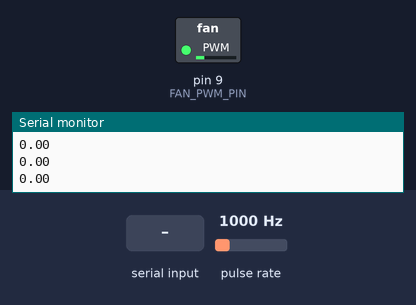
Bench run of a program on a simulated Arduino Micro, built with avr-gcc and run on an emulated ATmega32U4. Parts: switched loads named in the program (green lamp = pin HIGH), the last lines printed to the serial monitor. Wiring (inferred from the names in the program): pulse sensor: data pin 7. The inputs (shaded band) are chosen by the test bench; at power-on: pulse rate 1000 Hz.

Above: at 1.2 s.
1.3 s: "90,45\n" received over Serial
At 1.8 s:
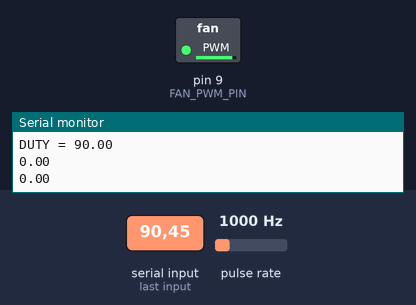
2.8 s: "30,150\n" received over Serial
At 4.0 s:
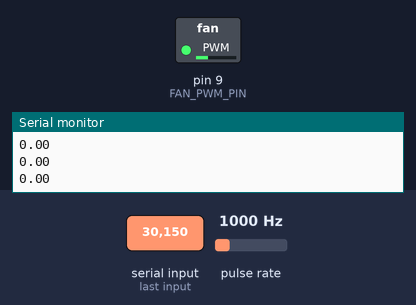
4.3 s: "90\n" received over Serial
At 5.3 s:
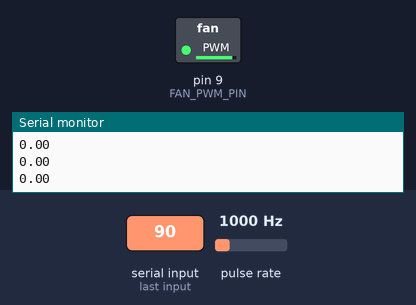
Timing chart, 0 to 7.3 s (numbered marks = the images above; inputs shaded):
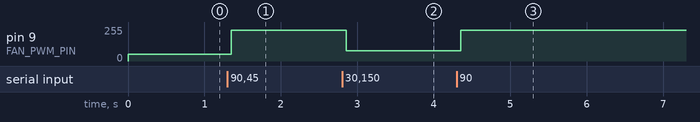

Measured:
- after the input at 1.3 s, pin 9 (FAN_PWM_PIN): 51/255 → 230/255 after 0.05 s
- after the input at 2.8 s, pin 9 (FAN_PWM_PIN): 230/255 → 76/255 after 0.05 s
- after the input at 4.3 s, pin 9 (FAN_PWM_PIN): 76/255 → 230/255 after 0.06 s

The program:

main.cpp
```cpp
/* This program is a simple fan controller
 */
#include <Arduino.h>
#include <TimerOne.h>
#include <Wire.h>


#define FAN_PWM_PIN 9 //9 or 10 for UNO
#define RPM_FAN_PIN 7   //(2 or 3 for UNO) | 0, 1, 2, 3, 7 for micro
#define MIN_FAN_PERIOD 6000 // 6000us or 9000us for our settings, to be modified by a stall.


#define PULSE_PER_REV 2
#define MIN_DUTY_CYCLE 0
#define MAX_DUTY_CYCLE 100
#define DEFAULT_DUTY_CYCLE 20
#define RPM_READING_TIMEOUT 150  //in ms will set fan speed to 0 if timeout
#define RPM_THRESHOLD 1000 //FAN DATASHEET
#define LEAK_INTEGRATOR 1
#define ALPHA_LEAK_INTEGRATOR 0.8// Leak Integrator 0 = no filter 1 = filter with 0 Hz frequency cut


// fan command
float dutyCycle = DEFAULT_DUTY_CYCLE;


//fan reading
volatile unsigned long t0 = micros();
volatile unsigned long fanPeriod;// = 300000;
volatile boolean flag_fanPeriod = false;

float instantFanSpeed = 0;
float averageFanSpeed = 0; // for moving average


//---Serial input
const byte numChars = 32;
char receivedChars[numChars];   // an array to store the received data
boolean newData = false;


//forward devlaration
void recvWithEndMarker(void);
int dutyFromSerial(void);
void getFanPeriod(void);
float getFanSpeed(boolean leakyIntegrator);


void setup()
{
  Serial.begin(9600);
  // FAN
  Timer1.initialize(40);  // 40 us = 25 kHz

  pinMode(RPM_FAN_PIN, INPUT);
  attachInterrupt(digitalPinToInterrupt(RPM_FAN_PIN), getFanPeriod, FALLING);//RISING);
  Serial.println(" Start ");

  //set duty cycles, to default value
    Timer1.pwm(FAN_PWM_PIN, (dutyCycle / 100) * 1023);
    Serial.print(" DUTY CYCLE :  ");Serial.println(dutyCycle);

}

void loop()
{
    if(Serial.available()>0){
      dutyCycle = dutyFromSerial();
      Serial.print("DUTY = ");Serial.println(dutyCycle);
    }
    Timer1.pwm(FAN_PWM_PIN, (dutyCycle / 100) * 1023);

    float fan_speed = getFanSpeed(LEAK_INTEGRATOR);
    Serial.println(fan_speed);

    //DUBUGING Diplay RPM readings
    /**if (flag_fanPeriod == 1){
      Serial.print("fan period: ");Serial.print(fanPeriod);Serial.println("  us");
      //Serial.print("fan frequency: ");Serial.print((float) 1000000/ (PULSE_PER_REV * fanPeriod));Serial.println("  Hz");
      //Serial.print("fan speed: ");Serial.print((float) 60*1000000/ (PULSE_PER_REV * fanPeriod));Serial.println("  RPM");
      flag_fanPeriod = false;
    }*/

    //delay(10);
}

float getFanSpeed(boolean leakyIntegrator) {
  long timestamp = millis();
  while ((millis() - timestamp) < RPM_READING_TIMEOUT && (flag_fanPeriod == false)) ; //wait for both timeout and update
  //timeout, check update
  if (flag_fanPeriod == 1)  {
    instantFanSpeed = 60*1000000/ (PULSE_PER_REV * fanPeriod);

    averageFanSpeed = instantFanSpeed;
    // Leaky integrator to smooth data (= low pass filter alpha=0 no filter alpha = 1 all data are filtered)
    if(leakyIntegrator){
      averageFanSpeed = ALPHA_LEAK_INTEGRATOR * averageFanSpeed + (1-ALPHA_LEAK_INTEGRATOR) *  instantFanSpeed;
    }
    flag_fanPeriod = false;
  }
  else{
    averageFanSpeed =  0.0;
  }
  return averageFanSpeed;
}


void getFanPeriod(void)
{   //update the period between two pulse
    long delta_t = micros() - t0;
    fanPeriod = delta_t;
    t0 = micros();

    if(fanPeriod>MIN_FAN_PERIOD){  //MIN_FAN_PERIOD = 8000us for our settings
      flag_fanPeriod = true;
    }
    else{
      flag_fanPeriod = false;//stall alarm
    }
}


void recvWithEndMarker() {
    static byte ndx = 0;
    char endMarker = '\n';
    char rc;
    if (Serial.available() > 0) {
      while(Serial.available()>0){
          rc = Serial.read();
          if (rc != endMarker) {
              receivedChars[ndx] = rc;
              ndx++;
              if (ndx >= numChars) {
                  ndx = numChars - 1;
              }
          }
          else {
              receivedChars[ndx] = '\0'; // terminate the string
              ndx = 0;
              newData = true;
          }
      }
    }
}


int dutyFromSerial(void){
  recvWithEndMarker();
    if (newData == true) {

        int dutyCycle = atoi(receivedChars);
        newData = false;

        //bound the duty cycle
        if(dutyCycle>MAX_DUTY_CYCLE){
          return MAX_DUTY_CYCLE;
        }
        else if(dutyCycle<MIN_DUTY_CYCLE){
          return MIN_DUTY_CYCLE;
        }
        else
        {
          return dutyCycle;
        }
    }
    else
    {
      return 0;
    }
}
```
